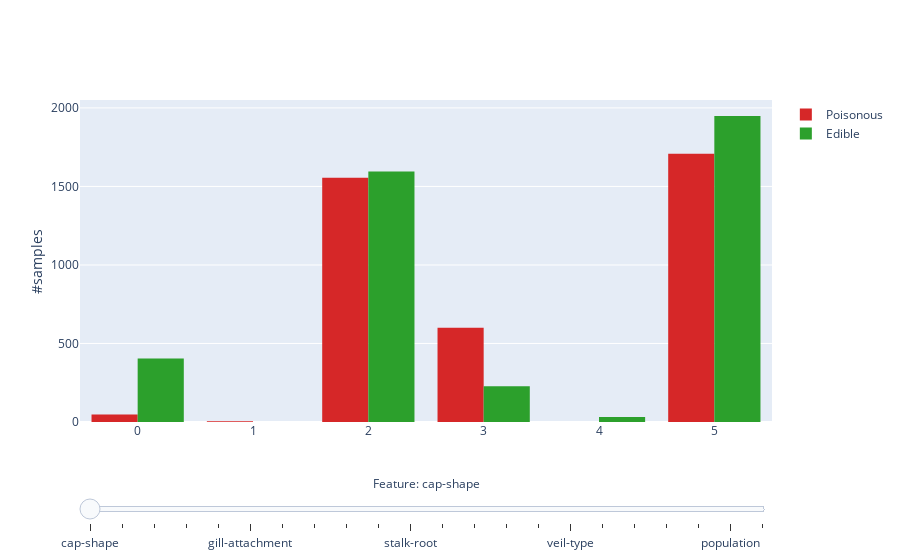

Source (notebook cell):
### Markdown cell above
Luckily for us, the dataset is well balanced and it avoids many problems in the later classification. 

In fact, if the dataset was unbalanced (let's say 10% poisonous vs 90% edible) the classifier would be biased on predicting "edible", just because it increments the overall accuracy.
We would have had a lot of false negative and it would have been necessary to use techniques of undersampling to improve performances.

Now, there are some graphs showing the poisonous/edible distribution among all the attributes in the dataset.

### Code cell
pois = df_preproc[df_preproc['class'] == 1]
edib = df_preproc[df_preproc['class'] == 0]

def create_pois_trace(col, visible=False):
    return go.Histogram(
        x=pois[col],
        name='Poisonous',
        marker = dict(color = colors[3]),
        visible=visible,
    )

def create_edib_trace(col, visible=False):
    return go.Histogram(
        x=edib[col],
        name='Edible',
        marker = dict(color = colors[2]),
        visible = visible,
    )

features_not_for_hist = ["class"]
features_for_hist = [x for x in df_preproc.columns if x not in features_not_for_hist]
active_idx = 0
traces_pois = [(create_pois_trace(col) if i != active_idx else create_pois_trace(col, visible=True)) for i, col in enumerate(features_for_hist)]
traces_edib = [(create_edib_trace(col) if i != active_idx else create_edib_trace(col, visible=True)) for i, col in enumerate(features_for_hist)]
data = traces_pois + traces_edib

n_features = len(features_for_hist)
steps = []
for i in range(n_features):
    step = dict(
        method = 'restyle',  
        args = ['visible', [False] * len(data)],
        label = features_for_hist[i],
    )
    step['args'][1][i] = True # Toggle i'th trace to "visible"
    step['args'][1][i + n_features] = True # Toggle i'th trace to "visible"
    steps.append(step)

sliders = [dict(
    active = active_idx,
    currentvalue = dict(
        prefix = "Feature: ", 
        xanchor= 'center',
    ),
    pad = {"t": 50},
    steps = steps,
)]

layout = dict(
    sliders=sliders,
    yaxis=dict(
        title='#samples',
        automargin=True,
    ),
)

fig = dict(data=data, layout=layout)

iplot(fig, filename='histogram_slider')

### Figure 1 — Plotly figure (JSON) as saved in the notebook; plotly's stock layout.template omitted (floating-point values rounded to 4 significant figures; data arrays with more than 128 entries replaced by an {"elided": "..."} marker saying what was removed)
{"data": [{"marker": {"color": "rgb(214, 39, 40)"}, "name": "Poisonous", "type": "histogram", "visible": true, "x": {"elided": "3916 int values"}}, {"marker": {"color": "rgb(214, 39, 40)"}, "name": "Poisonous", "type": "histogram", "visible": false, "x": {"elided": "3916 int values"}}, {"marker": {"color": "rgb(214, 39, 40)"}, "name": "Poisonous", "type": "histogram", "visible": false, "x": {"elided": "3916 int values"}}, {"marker": {"color": "rgb(214, 39, 40)"}, "name": "Poisonous", "type": "histogram", "visible": false, "x": {"elided": "3916 int values"}}, {"marker": {"color": "rgb(214, 39, 40)"}, "name": "Poisonous", "type": "histogram", "visible": false, "x": {"elided": "3916 int values"}}, {"marker": {"color": "rgb(214, 39, 40)"}, "name": "Poisonous", "type": "histogram", "visible": false, "x": {"elided": "3916 int values"}}, {"marker": {"color": "rgb(214, 39, 40)"}, "name": "Poisonous", "type": "histogram", "visible": false, "x": {"elided": "3916 int values"}}, {"marker": {"color": "rgb(214, 39, 40)"}, "name": "Poisonous", "type": "histogram", "visible": false, "x": {"elided": "3916 int values"}}, {"marker": {"color": "rgb(214, 39, 40)"}, "name": "Poisonous", "type": "histogram", "visible": false, "x": {"elided": "3916 int values"}}, {"marker": {"color": "rgb(214, 39, 40)"}, "name": "Poisonous", "type": "histogram", "visible": false, "x": {"elided": "3916 int values"}}, {"marker": {"color": "rgb(214, 39, 40)"}, "name": "Poisonous", "type": "histogram", "visible": false, "x": {"elided": "3916 int values"}}, {"marker": {"color": "rgb(214, 39, 40)"}, "name": "Poisonous", "type": "histogram", "visible": false, "x": {"elided": "3916 int values"}}, {"marker": {"color": "rgb(214, 39, 40)"}, "name": "Poisonous", "type": "histogram", "visible": false, "x": {"elided": "3916 int values"}}, {"marker": {"color": "rgb(214, 39, 40)"}, "name": "Poisonous", "type": "histogram", "visible": false, "x": {"elided": "3916 int values"}}, {"marker": {"color": "rgb(214, 39, 40)"}, "name": "Poisonous", "type": "histogram", "visible": false, "x": {"elided": "3916 int values"}}, {"marker": {"color": "rgb(214, 39, 40)"}, "name": "Poisonous", "type": "histogram", "visible": false, "x": {"elided": "3916 int values"}}, {"marker": {"color": "rgb(214, 39, 40)"}, "name": "Poisonous", "type": "histogram", "visible": false, "x": {"elided": "3916 int values"}}, {"marker": {"color": "rgb(214, 39, 40)"}, "name": "Poisonous", "type": "histogram", "visible": false, "x": {"elided": "3916 int values"}}, {"marker": {"color": "rgb(214, 39, 40)"}, "name": "Poisonous", "type": "histogram", "visible": false, "x": {"elided": "3916 int values"}}, {"marker": {"color": "rgb(214, 39, 40)"}, "name": "Poisonous", "type": "histogram", "visible": false, "x": {"elided": "3916 int values"}}, {"marker": {"color": "rgb(214, 39, 40)"}, "name": "Poisonous", "type": "histogram", "visible": false, "x": {"elided": "3916 int values"}}, {"marker": {"color": "rgb(214, 39, 40)"}, "name": "Poisonous", "type": "histogram", "visible": false, "x": {"elided": "3916 int values"}}, {"marker": {"color": "rgb(44, 160, 44)"}, "name": "Edible", "type": "histogram", "visible": true, "x": {"elided": "4208 int values"}}, {"marker": {"color": "rgb(44, 160, 44)"}, "name": "Edible", "type": "histogram", "visible": false, "x": {"elided": "4208 int values"}}, {"marker": {"color": "rgb(44, 160, 44)"}, "name": "Edible", "type": "histogram", "visible": false, "x": {"elided": "4208 int values"}}, {"marker": {"color": "rgb(44, 160, 44)"}, "name": "Edible", "type": "histogram", "visible": false, "x": {"elided": "4208 int values"}}, {"marker": {"color": "rgb(44, 160, 44)"}, "name": "Edible", "type": "histogram", "visible": false, "x": {"elided": "4208 int values"}}, {"marker": {"color": "rgb(44, 160, 44)"}, "name": "Edible", "type": "histogram", "visible": false, "x": {"elided": "4208 int values"}}, {"marker": {"color": "rgb(44, 160, 44)"}, "name": "Edible", "type": "histogram", "visible": false, "x": {"elided": "4208 int values"}}, {"marker": {"color": "rgb(44, 160, 44)"}, "name": "Edible", "type": "histogram", "visible": false, "x": {"elided": "4208 int values"}}, {"marker": {"color": "rgb(44, 160, 44)"}, "name": "Edible", "type": "histogram", "visible": false, "x": {"elided": "4208 int values"}}, {"marker": {"color": "rgb(44, 160, 44)"}, "name": "Edible", "type": "histogram", "visible": false, "x": {"elided": "4208 int values"}}, {"marker": {"color": "rgb(44, 160, 44)"}, "name": "Edible", "type": "histogram", "visible": false, "x": {"elided": "4208 int values"}}, {"marker": {"color": "rgb(44, 160, 44)"}, "name": "Edible", "type": "histogram", "visible": false, "x": {"elided": "4208 int values"}}, {"marker": {"color": "rgb(44, 160, 44)"}, "name": "Edible", "type": "histogram", "visible": false, "x": {"elided": "4208 int values"}}, {"marker": {"color": "rgb(44, 160, 44)"}, "name": "Edible", "type": "histogram", "visible": false, "x": {"elided": "4208 int values"}}, {"marker": {"color": "rgb(44, 160, 44)"}, "name": "Edible", "type": "histogram", "visible": false, "x": {"elided": "4208 int values"}}, {"marker": {"color": "rgb(44, 160, 44)"}, "name": "Edible", "type": "histogram", "visible": false, "x": {"elided": "4208 int values"}}, {"marker": {"color": "rgb(44, 160, 44)"}, "name": "Edible", "type": "histogram", "visible": false, "x": {"elided": "4208 int values"}}, {"marker": {"color": "rgb(44, 160, 44)"}, "name": "Edible", "type": "histogram", "visible": false, "x": {"elided": "4208 int values"}}, {"marker": {"color": "rgb(44, 160, 44)"}, "name": "Edible", "type": "histogram", "visible": false, "x": {"elided": "4208 int values"}}, {"marker": {"color": "rgb(44, 160, 44)"}, "name": "Edible", "type": "histogram", "visible": false, "x": {"elided": "4208 int values"}}, {"marker": {"color": "rgb(44, 160, 44)"}, "name": "Edible", "type": "histogram", "visible": false, "x": {"elided": "4208 int values"}}, {"marker": {"color": "rgb(44, 160, 44)"}, "name": "Edible", "type": "histogram", "visible": false, "x": {"elided": "4208 int values"}}], "layout": {"sliders": [{"active": 0, "currentvalue": {"prefix": "Feature: ", "xanchor": "center"}, "pad": {"t": 50}, "steps": [{"args": ["visible", [true, false, false, false, false, false, false, false, false, false, false, false, false, false, false, false, false, false, false, false, false, false, true, false, false, false, false, false, false, false, false, false, false, false, false, false, false, false, false, false, false, false, false, false]], "label": "cap-shape", "method": "restyle"}, {"args": ["visible", [false, true, false, false, false, false, false, false, false, false, false, false, false, false, false, false, false, false, false, false, false, false, false, true, false, false, false, false, false, false, false, false, false, false, false, false, false, false, false, false, false, false, false, false]], "label": "cap-surface", "method": "restyle"}, {"args": ["visible", [false, false, true, false, false, false, false, false, false, false, false, false, false, false, false, false, false, false, false, false, false, false, false, false, true, false, false, false, false, false, false, false, false, false, false, false, false, false, false, false, false, false, false, false]], "label": "cap-color", "method": "restyle"}, {"args": ["visible", [false, false, false, true, false, false, false, false, false, false, false, false, false, false, false, false, false, false, false, false, false, false, false, false, false, true, false, false, false, false, false, false, false, false, false, false, false, false, false, false, false, false, false, false]], "label": "bruises", "method": "restyle"}, {"args": ["visible", [false, false, false, false, true, false, false, false, false, false, false, false, false, false, false, false, false, false, false, false, false, false, false, false, false, false, true, false, false, false, false, false, false, false, false, false, false, false, false, false, false, false, false, false]], "label": "odor", "method": "restyle"}, {"args": ["visible", [false, false, false, false, false, true, false, false, false, false, false, false, false, false, false, false, false, false, false, false, false, false, false, false, false, false, false, true, false, false, false, false, false, false, false, false, false, false, false, false, false, false, false, false]], "label": "gill-attachment", "method": "restyle"}, {"args": ["visible", [false, false, false, false, false, false, true, false, false, false, false, false, false, false, false, false, false, false, false, false, false, false, false, false, false, false, false, false, true, false, false, false, false, false, false, false, false, false, false, false, false, false, false, false]], "label": "gill-spacing", "method": "restyle"}, {"args": ["visible", [false, false, false, false, false, false, false, true, false, false, false, false, false, false, false, false, false, false, false, false, false, false, false, false, false, false, false, false, false, true, false, false, false, false, false, false, false, false, false, false, false, false, false, false]], "label": "gill-size", "method": "restyle"}, {"args": ["visible", [false, false, false, false, false, false, false, false, true, false, false, false, false, false, false, false, false, false, false, false, false, false, false, false, false, false, false, false, false, false, true, false, false, false, false, false, false, false, false, false, false, false, false, false]], "label": "gill-color", "method": "restyle"}, {"args": ["visible", [false, false, false, false, false, false, false, false, false, true, false, false, false, false, false, false, false, false, false, false, false, false, false, false, false, false, false, false, false, false, false, true, false, false, false, false, false, false, false, false, false, false, false, false]], "label": "stalk-shape", "method": "restyle"}, {"args": ["visible", [false, false, false, false, false, false, false, false, false, false, true, false, false, false, false, false, false, false, false, false, false, false, false, false, false, false, false, false, false, false, false, false, true, false, false, false, false, false, false, false, false, false, false, false]], "label": "stalk-root", "method": "restyle"}, {"args": ["visible", [false, false, false, false, false, false, false, false, false, false, false, true, false, false, false, false, false, false, false, false, false, false, false, false, false, false, false, false, false, false, false, false, false, true, false, false, false, false, false, false, false, false, false, false]], "label": "stalk-surface-above-ring", "method": "restyle"}, {"args": ["visible", [false, false, false, false, false, false, false, false, false, false, false, false, true, false, false, false, false, false, false, false, false, false, false, false, false, false, false, false, false, false, false, false, false, false, true, false, false, false, false, false, false, false, false, false]], "label": "stalk-surface-below-ring", "method": "restyle"}, {"args": ["visible", [false, false, false, false, false, false, false, false, false, false, false, false, false, true, false, false, false, false, false, false, false, false, false, false, false, false, false, false, false, false, false, false, false, false, false, true, false, false, false, false, false, false, false, false]], "label": "stalk-color-above-ring", "method": "restyle"}, {"args": ["visible", [false, false, false, false, false, false, false, false, false, false, false, false, false, false, true, false, false, false, false, false, false, false, false, false, false, false, false, false, false, false, false, false, false, false, false, false, true, false, false, false, false, false, false, false]], "label": "stalk-color-below-ring", "method": "restyle"}, {"args": ["visible", [false, false, false, false, false, false, false, false, false, false, false, false, false, false, false, true, false, false, false, false, false, false, false, false, false, false, false, false, false, false, false, false, false, false, false, false, false, true, false, false, false, false, false, false]], "label": "veil-type", "method": "restyle"}, {"args": ["visible", [false, false, false, false, false, false, false, false, false, false, false, false, false, false, false, false, true, false, false, false, false, false, false, false, false, false, false, false, false, false, false, false, false, false, false, false, false, false, true, false, false, false, false, false]], "label": "veil-color", "method": "restyle"}, {"args": ["visible", [false, false, false, false, false, false, false, false, false, false, false, false, false, false, false, false, false, true, false, false, false, false, false, false, false, false, false, false, false, false, false, false, false, false, false, false, false, false, false, true, false, false, false, false]], "label": "ring-number", "method": "restyle"}, {"args": ["visible", [false, false, false, false, false, false, false, false, false, false, false, false, false, false, false, false, false, false, true, false, false, false, false, false, false, false, false, false, false, false, false, false, false, false, false, false, false, false, false, false, true, false, false, false]], "label": "ring-type", "method": "restyle"}, {"args": ["visible", [false, false, false, false, false, false, false, false, false, false, false, false, false, false, false, false, false, false, false, true, false, false, false, false, false, false, false, false, false, false, false, false, false, false, false, false, false, false, false, false, false, true, false, false]], "label": "spore-print-color", "method": "restyle"}, {"args": ["visible", [false, false, false, false, false, false, false, false, false, false, false, false, false, false, false, false, false, false, false, false, true, false, false, false, false, false, false, false, false, false, false, false, false, false, false, false, false, false, false, false, false, false, true, false]], "label": "population", "method": "restyle"}, {"args": ["visible", [false, false, false, false, false, false, false, false, false, false, false, false, false, false, false, false, false, false, false, false, false, true, false, false, false, false, false, false, false, false, false, false, false, false, false, false, false, false, false, false, false, false, false, true]], "label": "habitat", "method": "restyle"}]}], "yaxis": {"automargin": true, "title": {"text": "#samples"}}}}
